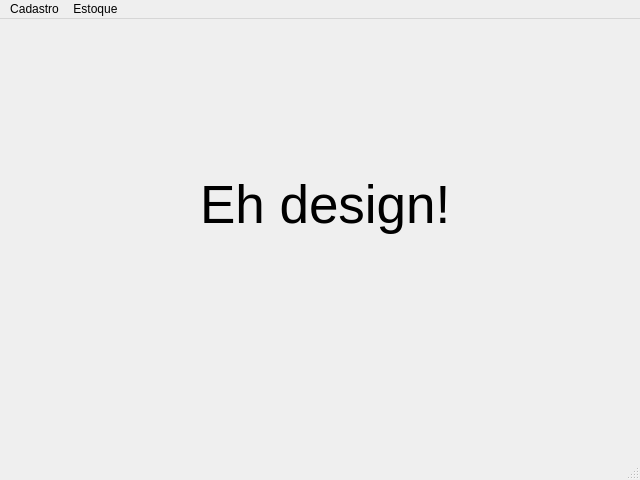
<?xml version="1.0" encoding="UTF-8"?>
<ui version="4.0">
 <class>MainWindow</class>
 <widget class="QMainWindow" name="MainWindow">
  <property name="geometry">
   <rect>
    <x>0</x>
    <y>0</y>
    <width>640</width>
    <height>480</height>
   </rect>
  </property>
  <property name="windowTitle">
   <string>Eh design!</string>
  </property>
  <widget class="QWidget" name="centralwidget">
   <widget class="QLabel" name="label">
    <property name="geometry">
     <rect>
      <x>200</x>
      <y>150</y>
      <width>261</width>
      <height>71</height>
     </rect>
    </property>
    <property name="font">
     <font>
      <pointsize>40</pointsize>
     </font>
    </property>
    <property name="text">
     <string>Eh design!</string>
    </property>
   </widget>
  </widget>
  <widget class="QMenuBar" name="menubar">
   <property name="geometry">
    <rect>
     <x>0</x>
     <y>0</y>
     <width>640</width>
     <height>22</height>
    </rect>
   </property>
   <widget class="QMenu" name="menuCadastro">
    <property name="title">
     <string>Cadastro</string>
    </property>
    <addaction name="actionCliente"/>
    <addaction name="actionProtudos"/>
    <addaction name="actionAviamentos"/>
   </widget>
   <widget class="QMenu" name="menuEstoque">
    <property name="title">
     <string>Estoque</string>
    </property>
    <addaction name="actionSitua_ao"/>
   </widget>
   <addaction name="menuCadastro"/>
   <addaction name="menuEstoque"/>
  </widget>
  <widget class="QStatusBar" name="statusbar"/>
  <action name="actionCliente">
   <property name="text">
    <string>Cliente</string>
   </property>
  </action>
  <action name="actionProtudos">
   <property name="text">
    <string>Protudos</string>
   </property>
  </action>
  <action name="actionSitua_ao">
   <property name="text">
    <string>Situaçao</string>
   </property>
  </action>
  <action name="actionAviamentos">
   <property name="text">
    <string>Aviamentos</string>
   </property>
  </action>
 </widget>
 <resources/>
 <connections>
  <connection>
   <sender>actionCliente</sender>
   <signal>triggered()</signal>
   <receiver>actionCliente</receiver>
   <slot>trigger()</slot>
   <hints>
    <hint type="sourcelabel">
     <x>-1</x>
     <y>-1</y>
    </hint>
    <hint type="destinationlabel">
     <x>319</x>
     <y>239</y>
    </hint>
   </hints>
  </connection>
 </connections>
</ui>
